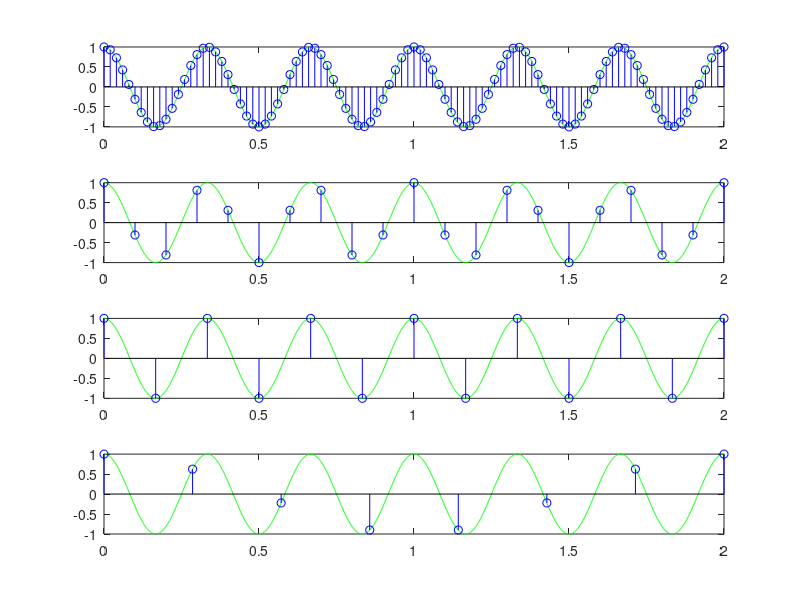
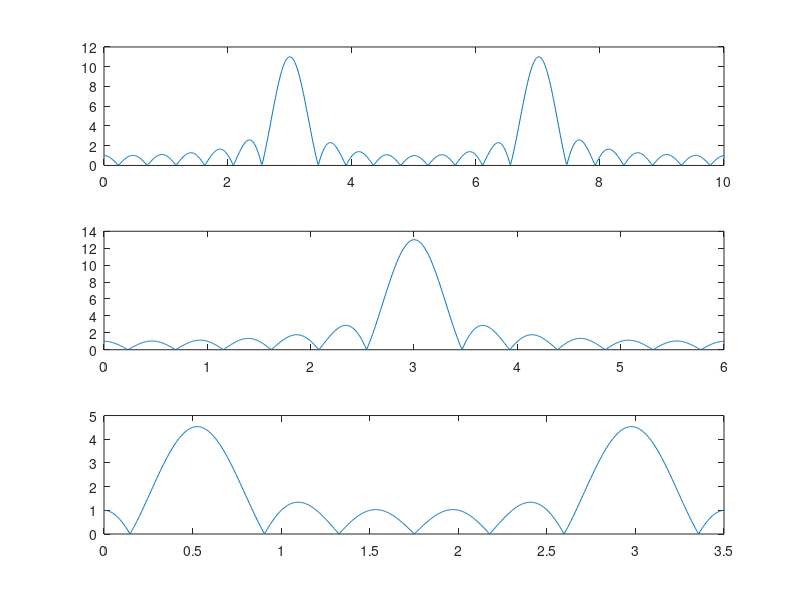

MATLAB code for these plots, in order:
%PRACTICA 2
clear all; 
close all; 

%Realizacion guiada

%Aliasing

%Par�metros:
A = 1; %Amplitud
F = 3; %Frecuencia anal�gica
Theta = 0; %Fase

%Tenemos una se�al s(t)=A*cos(2*pi*F*t+Theta). Hacemos una simulaci�n
%anal�gica y una simulaci�n digital.

%Vectores de tiempo
t1 = 0:0.001:2;
t2 = 0:0.02:2;
Fs2 = 1/0.02;

%Evaluamos s(t) en t1 y t2:
x1 = A*cos(2*pi*F*t1+Theta);
x2 = A*cos(2*pi*F*t2+Theta);

%Vamos cambiando las frecuencias de muestreo para ver c�mo funciona:

%Ejemplo 1:
Fs3 = 10;
t3 = 0:(1/Fs3):2;
x3 = A*cos(2*pi*F*t3+Theta);

%Ejemplo 2:
Fs4 = 6;
t4 = 0:(1/Fs4):2;
x4 = A*cos(2*pi*F*t4+Theta);

%Ejemplo 3:
Fs5 = 3.5;
t5 = 0:(1/Fs5):2;
x5 = A*cos(2*pi*F*t5+Theta);

%Representamos 
figure(1);

subplot(4,1,1);
plot(t1,x1,'g');
hold on;
stem(t2,x2,'b');
hold off;

subplot(4,1,2);
plot(t1,x1,'g');
hold on;
stem(t3,x3,'b');
hold off;

subplot(4,1,3);
plot(t1,x1,'g');
hold on;
stem(t4,x4,'b');
hold off;

subplot(4,1,4);
plot(t1,x1,'g');
hold on;
stem(t5,x5,'b');
hold off;

%TRANSFORMADA DE FOURIER

%Hacemos un script para ver el espectro de frecuencias de la se�al
%dependiendo de las frecuencias de muestreo:

%Ejemplo 1:
espectro1 = abs(fft(x3,1024));
frecuencias1 = 0:Fs3/(length(espectro1)-1):Fs3;

%Ejemplo 2:
espectro2 = abs(fft(x4,1024));
frecuencias2 = 0:Fs4/(length(espectro2)-1):Fs4;

%Ejemplo 3:
espectro3 = abs(fft(x5,1024));
frecuencias3 = 0:Fs5/(length(espectro3)-1):Fs5;

%Representamos:
figure(2);

subplot(3,1,1);
plot(frecuencias1, espectro1);

subplot(3,1,2);
plot(frecuencias2, espectro2);

subplot(3,1,3);
plot(frecuencias3, espectro3);

%Lo que sale no son deltas, son funciones sinc(x) porque el ordenador no
%puede tomar infinitas muestras para que la linea tienda a 0. Pueden ser
%m�s estrechas o menos seg�n tomemos.
%Salen dos "deltas" porque replicamos digitalmente

%EXPERIENCIA AUDITIVA

FCD = 44100;
FCa = 22050;
FRa = 11025;
FLT = 8000;

Fc = 7000;

%Escuchamos los cosenos que hemos hecho:

sound(x2, Fs2);
%soundsc(x3, Fs3);
%soundsc(x4, Fs4);
%soundsc(x5, Fs5);

pause()
